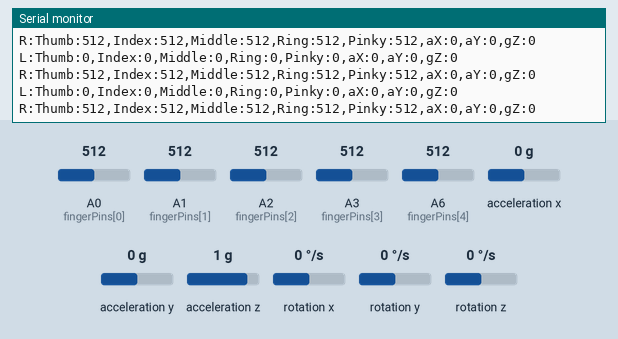
Simulated run of this sketch. Board: Arduino Nano, built with avr-gcc and run on an emulated ATmega328P. On the bench: the last lines printed to the serial monitor. Wiring (inferred from the names in the program): MPU-6050 motion sensor at I2C address 0x68. Inputs (shaded band) come from the test bench; at power-on: A0 (fingerPins[0]) = 512, A1 (fingerPins[1]) = 512, A2 (fingerPins[2]) = 512, A3 (fingerPins[3]) = 512, A6 (fingerPins[4]) = 512, acceleration x 0 g, acceleration y 0 g, acceleration z 1 g, rotation x 0 °/s, rotation y 0 °/s, rotation z 0 °/s. No radio packets arrive unless stated.

Above: at 7.2 s.
7.3 s: A0 (fingerPins[0]) set to 110
At 7.38 s:
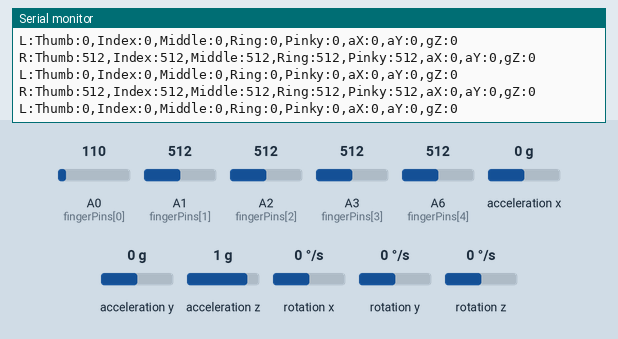
10.3 s: A0 (fingerPins[0]) set to 91
At 10.4 s:
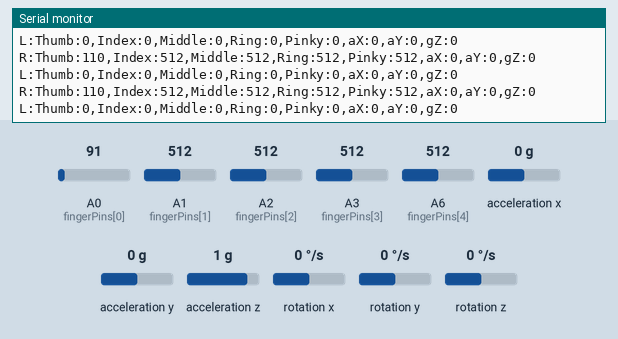
16.3 s: A1 (fingerPins[1]) set to 106
At 16.4 s:
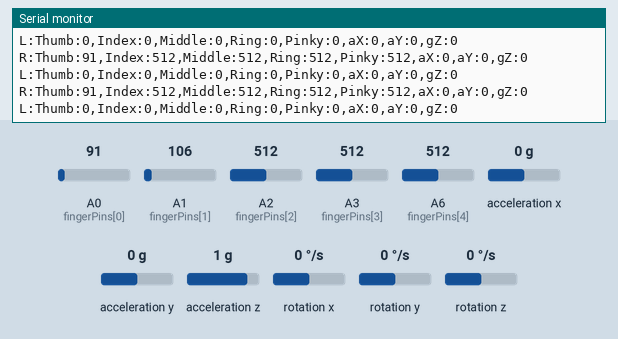
17.8 s: A1 (fingerPins[1]) set to 90
At 17.8 s:
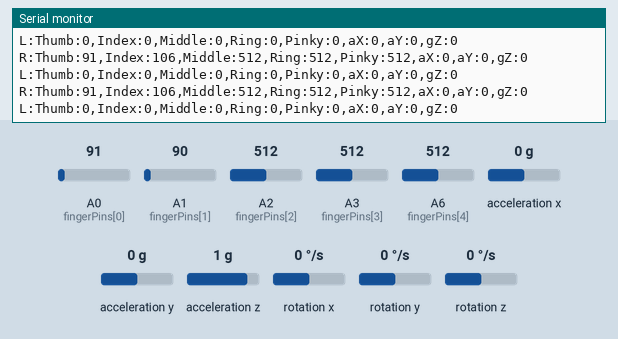
Timing chart, 0 to 20.3 s (numbered marks = the images above; inputs shaded):
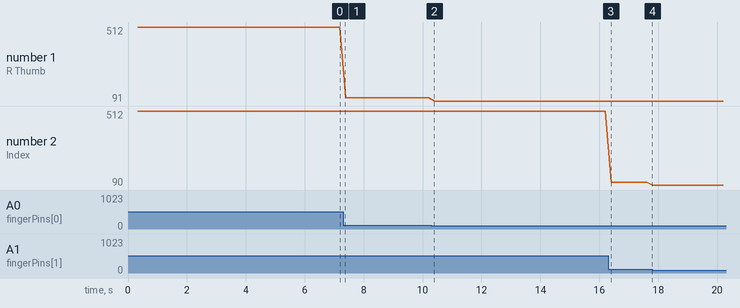

Measured:
- plotted number 1: 512 → 110 after the input at 7.3 s, 110 → 91 after the input at 10.3 s
- plotted number 2: 512 → 106 after the input at 16.3 s, 106 → 90 after the input at 17.8 s

The sketch:

right_315m_text_rx_ble.ino
```cpp
/*

  right_315m_text_rx_ble.ino

  右手 315M 文本接收 + BLE 输出版。


  思路：最小纯文本 315M 已验证可用，所以这里不再用二进制结构体包，

  直接接收左手发来的 L:Thumb:... 文本行，再原样转发到 BLE/USB。


  为了小而稳：

  - 不带 OLED

  - 不带中文点阵

  - 不带水母

  - 不带振动

  - 不使用 String


  接线：

  - BLE TX -> D2, BLE RX -> D3

  - 315M RX DATA -> D4

  - 右手五指：A0/A1/A2/A3/A6

  - MPU6050：SDA=A4, SCL=A5

*/


#include <SoftwareSerial.h>

#include <Wire.h>

#include <SPI.h>

#include <RH_ASK.h>


#define BLE_RX_PIN 2

#define BLE_TX_PIN 3

#define RF_RX_PIN 4

#define MPU_ADDR 0x68


const uint8_t fingerPins[5] = {A0, A1, A2, A3, A6};

const unsigned long SEND_INTERVAL_MS = 200;

const unsigned long LEFT_TIMEOUT_MS = 1200;


SoftwareSerial BLESerial(BLE_RX_PIN, BLE_TX_PIN);

RH_ASK rf(2000, RF_RX_PIN, 13, 10);


char leftLine[RH_ASK_MAX_MESSAGE_LEN + 1];

bool hasLeft = false;

unsigned long lastLeftMs = 0;

unsigned long lastSendMs = 0;

uint32_t leftCount = 0;


void initMPU() {

  Wire.beginTransmission(MPU_ADDR);

  Wire.write(0x6B);

  Wire.write(0);

  byte err = Wire.endTransmission(true);

  Serial.println(err == 0 ? F("MPU OK") : F("MPU WARN"));

}


bool readMPU(int16_t &ax, int16_t &ay, int16_t &gz) {

  Wire.beginTransmission(MPU_ADDR);

  Wire.write(0x3B);

  if (Wire.endTransmission(false) != 0) return false;


  uint8_t n = Wire.requestFrom(MPU_ADDR, 14, true);

  if (n < 14) return false;


  int16_t axRaw = (Wire.read() << 8) | Wire.read();

  int16_t ayRaw = (Wire.read() << 8) | Wire.read();

  Wire.read(); Wire.read();

  Wire.read(); Wire.read();

  Wire.read(); Wire.read();

  Wire.read(); Wire.read();

  int16_t gzRaw = (Wire.read() << 8) | Wire.read();


  ax = axRaw / 100;

  ay = ayRaw / 100;

  gz = gzRaw / 100;

  return true;

}


void pollLeft315M() {

  uint8_t buf[RH_ASK_MAX_MESSAGE_LEN];

  uint8_t len = sizeof(buf);


  if (!rf.recv(buf, &len)) return;

  if (len == 0) return;


  if (len >= sizeof(leftLine)) len = sizeof(leftLine) - 1;

  memcpy(leftLine, buf, len);

  leftLine[len] = '\0';


  if (leftLine[0] == 'L' && leftLine[1] == ':') {

    hasLeft = true;

    lastLeftMs = millis();

    leftCount++;

  }

}


void printRightLine(Stream &s) {

  int thumb = analogRead(fingerPins[0]);

  int index = analogRead(fingerPins[1]);

  int middle = analogRead(fingerPins[2]);

  int ring = analogRead(fingerPins[3]);

  int pinky = analogRead(fingerPins[4]);


  int16_t ax = 0, ay = 0, gz = 0;

  readMPU(ax, ay, gz);


  s.print(F("R:Thumb:")); s.print(thumb);

  s.print(F(",Index:")); s.print(index);

  s.print(F(",Middle:")); s.print(middle);

  s.print(F(",Ring:")); s.print(ring);

  s.print(F(",Pinky:")); s.print(pinky);

  s.print(F(",aX:")); s.print(ax);

  s.print(F(",aY:")); s.print(ay);

  s.print(F(",gZ:")); s.println(gz);

}


void printLeftOrZero(Stream &s) {

  if (hasLeft && (millis() - lastLeftMs <= LEFT_TIMEOUT_MS)) {

    s.println(leftLine);

  } else {

    s.println(F("L:Thumb:0,Index:0,Middle:0,Ring:0,Pinky:0,aX:0,aY:0,gZ:0"));

  }

}


void sendBoth(Stream &s) {

  printRightLine(s);

  printLeftOrZero(s);

}


void setup() {

  Serial.begin(9600);

  BLESerial.begin(9600);

  Wire.begin();


  Serial.println(F("Right 315M text RX BLE boot"));

  initMPU();


  if (rf.init()) {

    Serial.println(F("RF RX OK D4"));

  } else {

    Serial.println(F("RF RX FAIL"));

  }


  Serial.println(F("No OLED in this version"));

}


void loop() {

  pollLeft315M();


  unsigned long now = millis();

  if (now - lastSendMs >= SEND_INTERVAL_MS) {

    lastSendMs = now;


    sendBoth(BLESerial);

    sendBoth(Serial);


    if (hasLeft && now - lastLeftMs <= LEFT_TIMEOUT_MS) {

      Serial.print(F("LEFT_TEXT_OK count="));

      Serial.println(leftCount);

    }

  }

}
```
